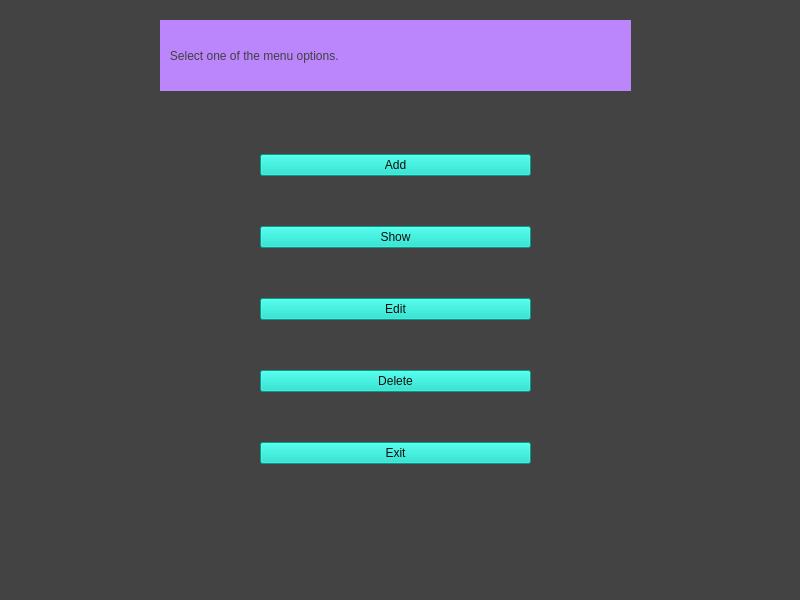
<?xml version="1.0" encoding="UTF-8"?>
<ui version="4.0">
 <class>window2</class>
 <widget class="QMainWindow" name="window2">
  <property name="geometry">
   <rect>
    <x>0</x>
    <y>0</y>
    <width>800</width>
    <height>600</height>
   </rect>
  </property>
  <property name="minimumSize">
   <size>
    <width>800</width>
    <height>600</height>
   </size>
  </property>
  <property name="maximumSize">
   <size>
    <width>800</width>
    <height>600</height>
   </size>
  </property>
  <property name="windowTitle">
   <string>MainWindow</string>
  </property>
  <property name="styleSheet">
   <string notr="true">background-color: rgb(67, 67, 67);</string>
  </property>
  <widget class="QWidget" name="centralwidget">
   <widget class="QWidget" name="layoutWidget">
    <property name="geometry">
     <rect>
      <x>260</x>
      <y>110</y>
      <width>271</width>
      <height>401</height>
     </rect>
    </property>
    <layout class="QVBoxLayout" name="verticalLayout">
     <item>
      <widget class="QPushButton" name="pushButton">
       <property name="styleSheet">
        <string notr="true">background-color: rgb(3, 218, 197);
font: 75 14pt &quot;Arial&quot;;
color: rgb(15, 15, 15);</string>
       </property>
       <property name="text">
        <string>Add</string>
       </property>
      </widget>
     </item>
     <item>
      <widget class="QPushButton" name="pushButton_2">
       <property name="styleSheet">
        <string notr="true">background-color: rgb(3, 218, 197);
font: 75 14pt &quot;Arial&quot;;
color: rgb(15, 15, 15);</string>
       </property>
       <property name="text">
        <string>Show</string>
       </property>
      </widget>
     </item>
     <item>
      <widget class="QPushButton" name="pushButton_3">
       <property name="styleSheet">
        <string notr="true">background-color: rgb(3, 218, 197);
font: 75 14pt &quot;Arial&quot;;
color: rgb(15, 15, 15);</string>
       </property>
       <property name="text">
        <string>Edit</string>
       </property>
      </widget>
     </item>
     <item>
      <widget class="QPushButton" name="pushButton_4">
       <property name="styleSheet">
        <string notr="true">background-color: rgb(3, 218, 197);
font: 75 14pt &quot;Arial&quot;;
color: rgb(15, 15, 15);</string>
       </property>
       <property name="text">
        <string>Delete</string>
       </property>
      </widget>
     </item>
     <item>
      <widget class="QPushButton" name="pushButton_6">
       <property name="styleSheet">
        <string notr="true">background-color: rgb(3, 218, 197);
font: 75 14pt &quot;Arial&quot;;
color: rgb(15, 15, 15);</string>
       </property>
       <property name="text">
        <string>Exit</string>
       </property>
      </widget>
     </item>
    </layout>
   </widget>
   <widget class="QLabel" name="label">
    <property name="geometry">
     <rect>
      <x>160</x>
      <y>20</y>
      <width>471</width>
      <height>71</height>
     </rect>
    </property>
    <property name="styleSheet">
     <string notr="true">color: rgb(64, 64, 64);
font: 75 18pt &quot;Arial&quot;;
background-color: rgb(187, 134, 252);</string>
    </property>
    <property name="text">
     <string>   Select one of the menu options.</string>
    </property>
   </widget>
  </widget>
  <widget class="QMenuBar" name="menubar">
   <property name="geometry">
    <rect>
     <x>0</x>
     <y>0</y>
     <width>800</width>
     <height>26</height>
    </rect>
   </property>
  </widget>
  <widget class="QStatusBar" name="statusbar"/>
 </widget>
 <resources/>
 <connections>
  <connection>
   <sender>pushButton_6</sender>
   <signal>clicked()</signal>
   <receiver>window2</receiver>
   <slot>close()</slot>
   <hints>
    <hint type="sourcelabel">
     <x>331</x>
     <y>496</y>
    </hint>
    <hint type="destinationlabel">
     <x>330</x>
     <y>545</y>
    </hint>
   </hints>
  </connection>
 </connections>
</ui>
